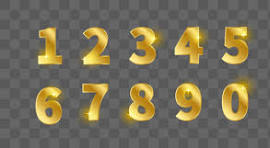
#> input picture litellm-proxy/resources/images/abc01.jfif, 270 x 148 px
$ python make_icon.py ../../litellm-proxy/resources/images/abc01.jfif
#> lines starting #> are read from the running program, lines starting #| are printed output that depends on the picture
"""从源 PNG 生成桌面应用图标（icon.ico / icon.png / icons/*.png）。

用法：
    python make_icon.py [源图路径]

- 默认源图：本目录下的 `icon-src.png`。
- 源图须为「方形 PNG（含透明通道）」；建议 >= 256（可满足 Windows 全套尺寸）；
  若要生成 macOS/Linux 的 512，源图需 >= 512（1024 更佳）。
- 生成物：
    icon.ico        Windows 多尺寸图标（16/24/32/48/64/128/256）
    icon.png        256×256，未打包时窗口图标回退使用
    icons/*.png     Linux 打包用 PNG 集合（16…512，超过源图尺寸的会跳过）
    ../src/assets/logo.png   UI 内使用（标题栏 / 加载页）
    ../public/favicon.png   页面 favicon
"""

import sys
from pathlib import Path

from PIL import Image

HERE = Path(__file__).resolve().parent

WINDOWS_SIZES = [16, 24, 32, 48, 64, 128, 256]
PNG_SIZES = [16, 24, 32, 48, 64, 128, 256, 512]


def load_square(src: Path) -> Image.Image:
    """读入源图并保证为方形 RGBA（非方形时居中贴到透明正方形画布）。"""
    im = Image.open(src).convert("RGBA")
    w, h = im.size
#> w = 270; h = 148
    if w != h:
        side = max(w, h)
#> side = 270
        canvas = Image.new("RGBA", (side, side), (0, 0, 0, 0))
#> canvas: PIL image 270x270 RGBA; every value is 0
        canvas.paste(im, ((side - w) // 2, (side - h) // 2), im)
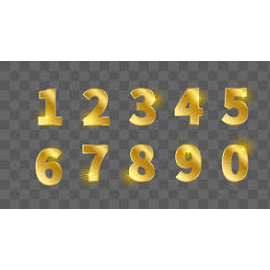
#> canvas: PIL image 270x270 RGBA; mean R, G, B, A 63.7, 60.1, 49.4, 139.8; transparent parts drawn white
        im = canvas
    return im


def main() -> None:
    src = Path(sys.argv[1]) if len(sys.argv) > 1 else HERE / "icon-src.png"
    if not src.exists():
        print(f"[x] 源图不存在: {src}")
        print("    请把方形 PNG 放到该路径，或作为参数传入。")
        sys.exit(1)

    im = load_square(src)
    print(f"[i] 源图: {src} -> {im.size}")
#| [i] 源图: ../../litellm-proxy/resources/images/abc01.jfif -> (270, 270)

    # 1) Windows 多尺寸 .ico（Pillow 逐尺寸用 LANCZOS 缩放，32 位）
    ico = HERE / "icon.ico"
    im.save(ico, format="ICO", sizes=[(s, s) for s in WINDOWS_SIZES])
    print(f"[+] {ico}  sizes={WINDOWS_SIZES}")

    # 2) 窗口图标用 PNG（未打包时 electron/main.js 回退使用）
    png256 = HERE / "icon.png"
    im.resize((256, 256), Image.Resampling.LANCZOS).save(png256)
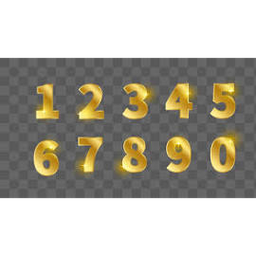
#> saved as icon.png: PIL image 256x256 RGBA; mean R, G, B, A 64.4, 60.8, 50.1, 139.7; transparent parts drawn white
    print(f"[+] {png256}  256x256")

    # 2.1) UI 内使用的小尺寸图标（标题栏 / 加载页）+ 页面 favicon
    frontend = HERE.parent
    logo_target = frontend / "src" / "assets" / "logo.png"
    logo_target.parent.mkdir(parents=True, exist_ok=True)
    im.resize((128, 128), Image.Resampling.LANCZOS).save(logo_target)
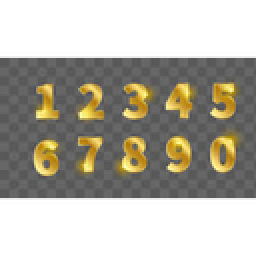
#> saved as logo.png: PIL image 128x128 RGBA (shown 2 times larger); mean R, G, B, A 67.1, 63.4, 52.7, 139.9; transparent parts drawn white
    print(f"[+] {logo_target}  128x128")

    fav_target = frontend / "public" / "favicon.png"
    fav_target.parent.mkdir(parents=True, exist_ok=True)
    im.resize((32, 32), Image.Resampling.LANCZOS).save(fav_target)
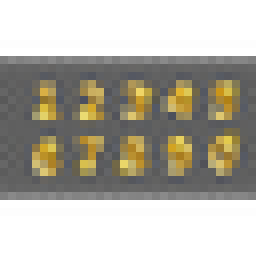
#> saved as favicon.png: PIL image 32x32 RGBA (shown 8 times larger); mean R, G, B, A 73.3, 69.7, 59, 139.6; transparent parts drawn white
    print(f"[+] {fav_target}  32x32")

    # 3) Linux 打包用 PNG 集合（超过源图尺寸的跳过）
    icons_dir = HERE / "icons"
    icons_dir.mkdir(exist_ok=True)
    for s in PNG_SIZES:
        if s > max(im.size):
            print(f"[!] 跳过 {s}x{s}（源图过小，需 >= {s}）")
            continue
        im.resize((s, s), Image.Resampling.LANCZOS).save(icons_dir / f"{s}x{s}.png")
#> this loop made 8 passes
#> pass 1, in main, `im.resize((s, s), Image.Resampling.LANCZOS).save(icons_dir / f"{s}x{s}..`:
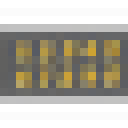
#> saved as 16x16.png: PIL image 16x16 RGBA (shown 8 times larger); mean R, G, B, A 79.7, 76.1, 65.4, 139.8; transparent parts drawn white
#> pass 2, in main, `im.resize((s, s), Image.Resampling.LANCZOS).save(icons_dir / f"{s}x{s}..`:
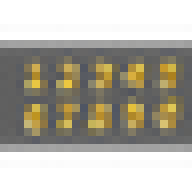
#> saved as 24x24.png: PIL image 24x24 RGBA (shown 8 times larger); mean R, G, B, A 77.2, 73.6, 62.8, 139.8; transparent parts drawn white
    print(f"[+] {icons_dir}/  sizes={PNG_SIZES}")


if __name__ == "__main__":
    main()
